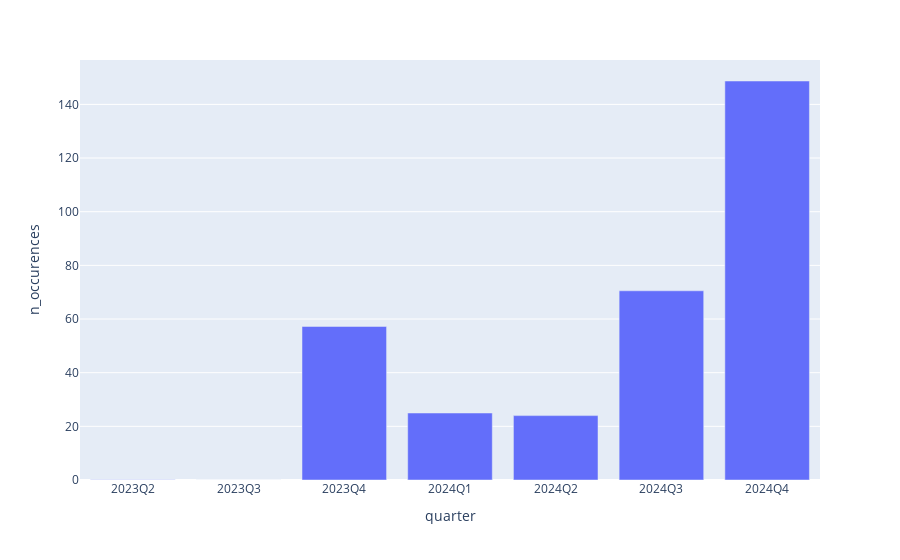

Notebook source saved alongside this figure:
### Markdown cell above
#### Back to the data

### Code cell
topic_id = 69
row = topic_df.loc[topic_df.topic_id == topic_id].iloc[0]
print("Title:", row.short_title)
px.bar(topicOverTime(topic_id, ticker), y="n_occurences", x="quarter").show()
displayDocs(topic_id, None, ticker)

### Figure 1 — Plotly figure (JSON) as saved in the notebook; plotly's stock layout.template omitted (floating-point values rounded to 4 significant figures)
{"data": [{"alignmentgroup": "True", "hovertemplate": "quarter=%{x}<br>n_occurences=%{y}<extra></extra>", "legendgroup": "", "marker": {"color": "#636efa", "pattern": {"shape": ""}}, "name": "", "offsetgroup": "", "orientation": "v", "showlegend": false, "textposition": "auto", "type": "bar", "x": ["2023Q2", "2023Q3", "2023Q4", "2024Q1", "2024Q2", "2024Q3", "2024Q4"], "xaxis": "x", "y": [0.09333, 0.02, 57.23, 24.97, 24.0, 70.52, 148.7], "yaxis": "y"}], "layout": {"autosize": true, "barmode": "relative", "legend": {"tracegroupgap": 0}, "margin": {"t": 60}, "xaxis": {"anchor": "y", "autorange": true, "domain": [0, 1], "range": [-0.5, 6.5], "title": {"text": "quarter"}, "type": "category"}, "yaxis": {"anchor": "x", "autorange": true, "domain": [0, 1], "range": [0, 156.5], "title": {"text": "n_occurences"}, "type": "linear"}}}
